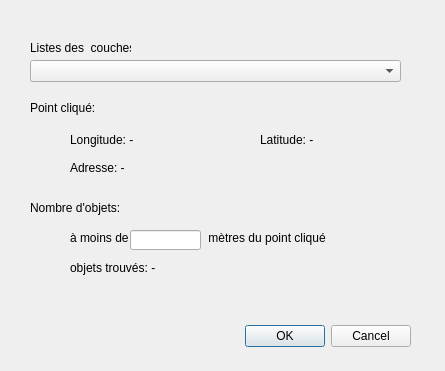
<?xml version="1.0" encoding="UTF-8"?>
<ui version="4.0">
 <class>SpatialQueryToolDialogBase</class>
 <widget class="QDialog" name="SpatialQueryToolDialogBase">
  <property name="geometry">
   <rect>
    <x>0</x>
    <y>0</y>
    <width>445</width>
    <height>371</height>
   </rect>
  </property>
  <property name="windowTitle">
   <string>Spatial Query Tool</string>
  </property>
  <widget class="QDialogButtonBox" name="button_box">
   <property name="geometry">
    <rect>
     <x>70</x>
     <y>320</y>
     <width>341</width>
     <height>32</height>
    </rect>
   </property>
   <property name="orientation">
    <enum>Qt::Horizontal</enum>
   </property>
   <property name="standardButtons">
    <set>QDialogButtonBox::Cancel|QDialogButtonBox::Ok</set>
   </property>
  </widget>
  <widget class="QComboBox" name="comboBox">
   <property name="geometry">
    <rect>
     <x>30</x>
     <y>60</y>
     <width>371</width>
     <height>22</height>
    </rect>
   </property>
  </widget>
  <widget class="QLabel" name="label_longitude">
   <property name="geometry">
    <rect>
     <x>70</x>
     <y>130</y>
     <width>111</width>
     <height>20</height>
    </rect>
   </property>
   <property name="text">
    <string>Longitude: -</string>
   </property>
  </widget>
  <widget class="QLabel" name="label_latitude">
   <property name="geometry">
    <rect>
     <x>260</x>
     <y>130</y>
     <width>101</width>
     <height>20</height>
    </rect>
   </property>
   <property name="text">
    <string>Latitude: -</string>
   </property>
  </widget>
  <widget class="QLabel" name="label">
   <property name="geometry">
    <rect>
     <x>30</x>
     <y>40</y>
     <width>101</width>
     <height>16</height>
    </rect>
   </property>
   <property name="text">
    <string>Listes des  couches:</string>
   </property>
  </widget>
  <widget class="QLabel" name="label_2">
   <property name="geometry">
    <rect>
     <x>30</x>
     <y>100</y>
     <width>101</width>
     <height>16</height>
    </rect>
   </property>
   <property name="text">
    <string>Point cliqué:</string>
   </property>
  </widget>
  <widget class="QLabel" name="label_address">
   <property name="geometry">
    <rect>
     <x>70</x>
     <y>160</y>
     <width>311</width>
     <height>16</height>
    </rect>
   </property>
   <property name="text">
    <string>Adresse: -</string>
   </property>
  </widget>
  <widget class="QLabel" name="label_3">
   <property name="geometry">
    <rect>
     <x>30</x>
     <y>200</y>
     <width>91</width>
     <height>16</height>
    </rect>
   </property>
   <property name="text">
    <string>Nombre d'objets:</string>
   </property>
  </widget>
  <widget class="QLabel" name="label_4">
   <property name="geometry">
    <rect>
     <x>70</x>
     <y>230</y>
     <width>331</width>
     <height>16</height>
    </rect>
   </property>
   <property name="text">
    <string>à moins de  ----------          mètres du point cliqué</string>
   </property>
  </widget>
  <widget class="QLineEdit" name="lineEdit_distance">
   <property name="geometry">
    <rect>
     <x>130</x>
     <y>230</y>
     <width>71</width>
     <height>20</height>
    </rect>
   </property>
   <property name="text">
    <string/>
   </property>
  </widget>
  <widget class="QLabel" name="label_objets">
   <property name="geometry">
    <rect>
     <x>70</x>
     <y>260</y>
     <width>281</width>
     <height>16</height>
    </rect>
   </property>
   <property name="text">
    <string>objets trouvés: -</string>
   </property>
  </widget>
 </widget>
 <resources/>
 <connections>
  <connection>
   <sender>button_box</sender>
   <signal>accepted()</signal>
   <receiver>SpatialQueryToolDialogBase</receiver>
   <slot>accept()</slot>
   <hints>
    <hint type="sourcelabel">
     <x>20</x>
     <y>20</y>
    </hint>
    <hint type="destinationlabel">
     <x>20</x>
     <y>20</y>
    </hint>
   </hints>
  </connection>
  <connection>
   <sender>button_box</sender>
   <signal>rejected()</signal>
   <receiver>SpatialQueryToolDialogBase</receiver>
   <slot>reject()</slot>
   <hints>
    <hint type="sourcelabel">
     <x>20</x>
     <y>20</y>
    </hint>
    <hint type="destinationlabel">
     <x>20</x>
     <y>20</y>
    </hint>
   </hints>
  </connection>
 </connections>
</ui>
